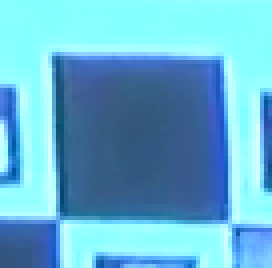
#> input picture evaluation_images/categorizer_training/reject/1-10_0.png, 68 x 67 px, given as the content of the folder evaluation_images/valid_tags/unrecognized_tags, which was not available (shown 4 times larger)
$ python add_padding.py
#> lines starting #> are read from the running program, lines starting #| are printed output that depends on the picture; pictures that were not available may be replaced by others from this repository, and a replacement may not be noted
"""
Adds padding to an image so it becomes a specified size.
Necessary to to fit arbitrary sized images to a model with fixed inputs

"""


from pathlib import Path
import os

from tqdm import tqdm
import cv2

INPUT_FOLDER = Path("evaluation_images/valid_tags/unrecognized_tags")
IMAGE_FORMAT = "png"
OUTPUT_FOLDER = Path("/home/wehak/code/ACIT4630_SemesterProject/evaluation_images")
OUTPUT_HEIGHT = 128*2

# search for files in given folder
image_list = list(INPUT_FOLDER.glob(f"*.{IMAGE_FORMAT}"))
if len(image_list) == 0:
    print(f"No .{IMAGE_FORMAT}-files in '{INPUT_FOLDER}'")
    quit()
else:
    print(f"Found {len(image_list)} .{IMAGE_FORMAT}-files in '{INPUT_FOLDER}'")

# define folder name and create folder
folder_name = Path(f"{OUTPUT_FOLDER}/{INPUT_FOLDER.name}_{OUTPUT_HEIGHT}px-padding_{IMAGE_FORMAT}")
try:
    # creating a folder
    if not os.path.exists(folder_name):
        os.makedirs(folder_name)
# if not created then raise error
except OSError:
    print (f'Error: Creating directory of {folder_name}')

# iterate through images and add padding
for i, img_path in enumerate(image_list):
    img = cv2.imread(str(img_path))
#> img is the input picture: shape (67, 68, 3); mean B, G, R 209.4, 178.1, 101.9
    img_shape = img.shape
#> img_shape = (67, 68, 3)

    # add vertical padding if cropped image is smaller than desired output image size
    if img.shape[0] < OUTPUT_HEIGHT:

        # calculate and add necessary padding
        top_pad = round((OUTPUT_HEIGHT - img.shape[0]) / 2)
#> top_pad = 94
        bottom_pad = OUTPUT_HEIGHT - (top_pad + img.shape[0])
#> bottom_pad = 95

        img = cv2.copyMakeBorder(
            img,
            top_pad,
            bottom_pad,
            0,
            0,
            cv2.BORDER_REPLICATE
            )
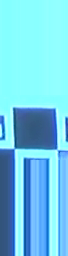
#> img: shape (256, 68, 3); mean B, G, R 231.4, 203.6, 113.8

    # add horizontal padding if cropped image is smaller than desired output image size
    if img.shape[1] < OUTPUT_HEIGHT:

        # calculate and add necessary padding
        left_pad = round((OUTPUT_HEIGHT - img.shape[1]) / 2)
#> left_pad = 94
        right_pad = OUTPUT_HEIGHT - (left_pad + img.shape[1])
#> right_pad = 94

        img = cv2.copyMakeBorder(
            img,
            0,
            0,
            left_pad,
            right_pad,
            cv2.BORDER_REPLICATE
            )
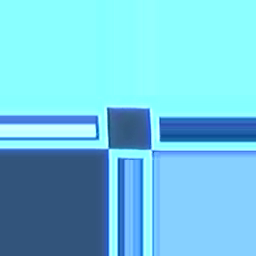
#> img: shape (256, 256, 3); mean B, G, R 225.6, 199.9, 113.8

    # save image
    name = Path(f"{folder_name}/{i}-{img_shape[0]}x{img_shape[1]}.{IMAGE_FORMAT}")
    cv2.imwrite(str(name), img)
    n_saved = i+1
    # print(f"Created {name} of size {img.shape[0]}x{img.shape[1]}")

print(f"Created {n_saved} images in folder '{folder_name}'")
